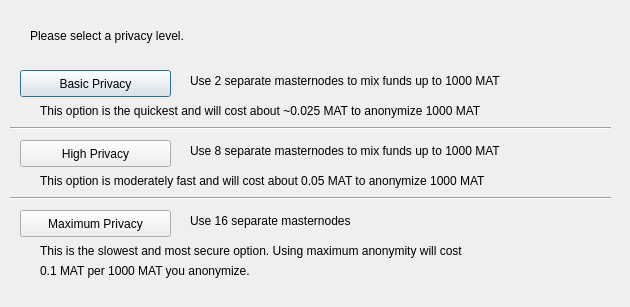
<?xml version="1.0" encoding="UTF-8"?>
<ui version="4.0">
 <class>DarksendConfig</class>
 <widget class="QDialog" name="DarksendConfig">
  <property name="geometry">
   <rect>
    <x>0</x>
    <y>0</y>
    <width>630</width>
    <height>307</height>
   </rect>
  </property>
  <property name="windowTitle">
   <string>Configure Darksend</string>
  </property>
  <widget class="QPushButton" name="buttonBasic">
   <property name="geometry">
    <rect>
     <x>20</x>
     <y>70</y>
     <width>151</width>
     <height>27</height>
    </rect>
   </property>
   <property name="text">
    <string>Basic Privacy</string>
   </property>
  </widget>
  <widget class="QPushButton" name="buttonHigh">
   <property name="geometry">
    <rect>
     <x>20</x>
     <y>140</y>
     <width>151</width>
     <height>27</height>
    </rect>
   </property>
   <property name="text">
    <string>High Privacy</string>
   </property>
  </widget>
  <widget class="QPushButton" name="buttonMax">
   <property name="geometry">
    <rect>
     <x>20</x>
     <y>210</y>
     <width>151</width>
     <height>27</height>
    </rect>
   </property>
   <property name="text">
    <string>Maximum Privacy</string>
   </property>
  </widget>
  <widget class="QLabel" name="label">
   <property name="geometry">
    <rect>
     <x>30</x>
     <y>20</y>
     <width>571</width>
     <height>31</height>
    </rect>
   </property>
   <property name="text">
    <string>Please select a privacy level.</string>
   </property>
  </widget>
  <widget class="QLabel" name="label_2">
   <property name="geometry">
    <rect>
     <x>190</x>
     <y>70</y>
     <width>421</width>
     <height>21</height>
    </rect>
   </property>
   <property name="text">
    <string>Use 2 separate masternodes to mix funds up to 1000 MAT</string>
   </property>
  </widget>
  <widget class="QLabel" name="label_3">
   <property name="geometry">
    <rect>
     <x>190</x>
     <y>140</y>
     <width>411</width>
     <height>21</height>
    </rect>
   </property>
   <property name="text">
    <string>Use 8 separate masternodes to mix funds up to 1000 MAT</string>
   </property>
  </widget>
  <widget class="QLabel" name="label_4">
   <property name="geometry">
    <rect>
     <x>190</x>
     <y>210</y>
     <width>421</width>
     <height>21</height>
    </rect>
   </property>
   <property name="text">
    <string>Use 16 separate masternodes</string>
   </property>
  </widget>
  <widget class="QLabel" name="label_6">
   <property name="geometry">
    <rect>
     <x>40</x>
     <y>100</y>
     <width>561</width>
     <height>21</height>
    </rect>
   </property>
   <property name="text">
    <string>This option is the quickest and will cost about ~0.025 MAT to anonymize 1000 MAT</string>
   </property>
  </widget>
  <widget class="QLabel" name="label_7">
   <property name="geometry">
    <rect>
     <x>40</x>
     <y>170</y>
     <width>561</width>
     <height>21</height>
    </rect>
   </property>
   <property name="text">
    <string>This option is moderately fast and will cost about 0.05 MAT to anonymize 1000 MAT</string>
   </property>
  </widget>
  <widget class="QLabel" name="label_8">
   <property name="geometry">
    <rect>
     <x>40</x>
     <y>240</y>
     <width>561</width>
     <height>21</height>
    </rect>
   </property>
   <property name="text">
    <string>This is the slowest and most secure option. Using maximum anonymity will cost</string>
   </property>
  </widget>
  <widget class="QLabel" name="label_9">
   <property name="geometry">
    <rect>
     <x>40</x>
     <y>260</y>
     <width>561</width>
     <height>21</height>
    </rect>
   </property>
   <property name="text">
    <string>0.1 MAT per 1000 MAT you anonymize.</string>
   </property>
  </widget>
  <widget class="Line" name="line">
   <property name="geometry">
    <rect>
     <x>10</x>
     <y>120</y>
     <width>601</width>
     <height>16</height>
    </rect>
   </property>
   <property name="orientation">
    <enum>Qt::Horizontal</enum>
   </property>
  </widget>
  <widget class="Line" name="line_2">
   <property name="geometry">
    <rect>
     <x>10</x>
     <y>190</y>
     <width>601</width>
     <height>16</height>
    </rect>
   </property>
   <property name="orientation">
    <enum>Qt::Horizontal</enum>
   </property>
  </widget>
 </widget>
 <resources/>
 <connections/>
</ui>
